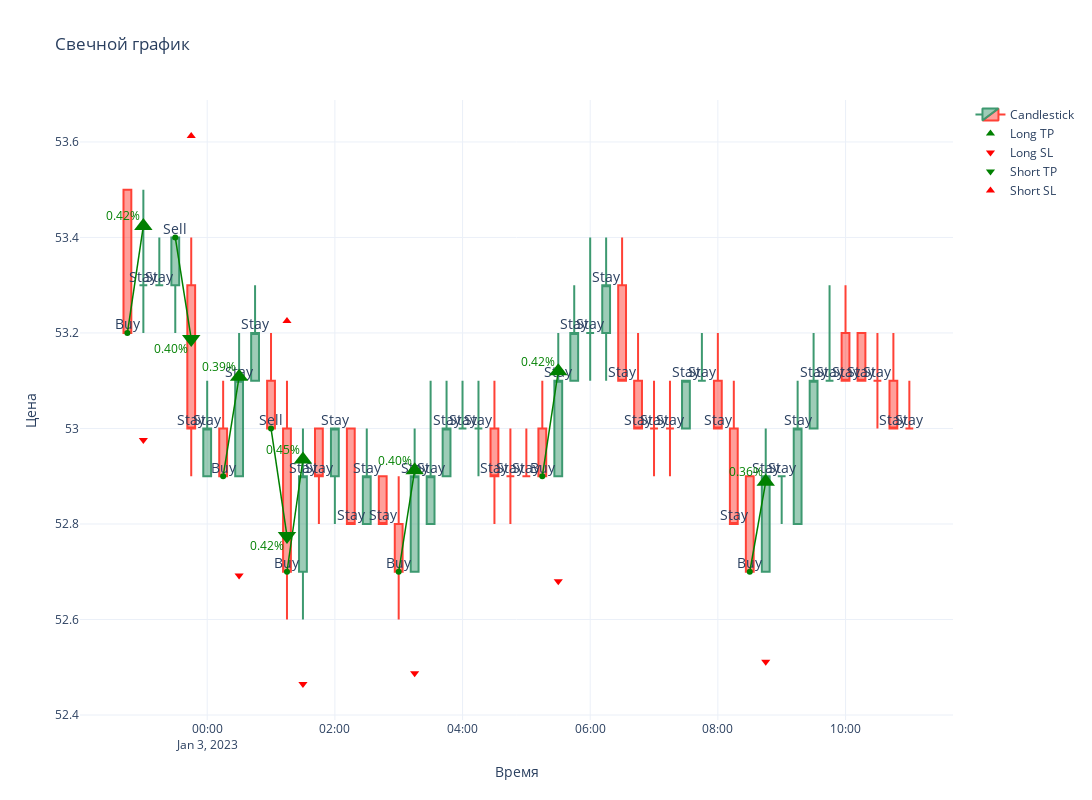

Source (notebook cell):
### Code cell
show_example(df)

### Figure 1 — Plotly figure (JSON) as saved in the notebook; plotly's stock layout.template omitted (floating-point values rounded to 4 significant figures)
{"data": [{"close": [53.2, 53.3, 53.3, 53.4, 53, 53, 52.9, 53.1, 53.2, 53, 52.7, 52.9, 52.9, 53, 52.8, 52.9, 52.8, 52.7, 52.9, 52.9, 53, 53, 53, 52.9, 52.9, 52.9, 52.9, 53.1, 53.2, 53.2, 53.3, 53.1, 53, 53, 53, 53.1, 53.1, 53, 52.8, 52.7, 52.9, 52.9, 53, 53.1, 53.1, 53.1, 53.1, 53.1, 53, 53], "high": [53.5, 53.5, 53.4, 53.4, 53.4, 53.1, 53.1, 53.2, 53.3, 53.2, 53.1, 53, 53, 53, 53, 53, 52.9, 52.9, 53, 53.1, 53.1, 53.1, 53.1, 53.1, 53, 53, 53.1, 53.2, 53.3, 53.4, 53.4, 53.4, 53.2, 53.1, 53.1, 53.1, 53.2, 53.2, 53.1, 52.9, 53, 52.9, 53.1, 53.2, 53.3, 53.3, 53.2, 53.2, 53.2, 53.1], "low": [53.2, 53.2, 53.3, 53.2, 52.9, 52.9, 52.9, 52.9, 53.1, 53, 52.6, 52.6, 52.8, 52.8, 52.8, 52.8, 52.8, 52.6, 52.7, 52.8, 52.9, 53, 52.9, 52.8, 52.8, 52.9, 52.9, 52.9, 53.1, 53.1, 53.1, 53.1, 53, 52.9, 52.9, 53, 53.1, 53, 52.8, 52.7, 52.7, 52.8, 52.8, 53, 53.1, 53.1, 53.1, 53, 53, 53], "name": "Candlestick", "open": [53.5, 53.3, 53.3, 53.3, 53.3, 52.9, 53, 52.9, 53.1, 53.1, 53, 52.7, 53, 52.9, 53, 52.8, 52.9, 52.8, 52.7, 52.8, 52.9, 53, 53, 53, 52.9, 52.9, 53, 52.9, 53.1, 53.2, 53.2, 53.3, 53.1, 53, 53, 53, 53.1, 53.1, 53, 52.9, 52.7, 52.9, 52.8, 53, 53.1, 53.2, 53.2, 53.1, 53.1, 53], "type": "candlestick", "x": ["2023-01-02T22:45:00", "2023-01-02T23:00:00", "2023-01-02T23:15:00", "2023-01-02T23:30:00", "2023-01-02T23:45:00", "2023-01-03T00:00:00", "2023-01-03T00:15:00", "2023-01-03T00:30:00", "2023-01-03T00:45:00", "2023-01-03T01:00:00", "2023-01-03T01:15:00", "2023-01-03T01:30:00", "2023-01-03T01:45:00", "2023-01-03T02:00:00", "2023-01-03T02:15:00", "2023-01-03T02:30:00", "2023-01-03T02:45:00", "2023-01-03T03:00:00", "2023-01-03T03:15:00", "2023-01-03T03:30:00", "2023-01-03T03:45:00", "2023-01-03T04:00:00", "2023-01-03T04:15:00", "2023-01-03T04:30:00", "2023-01-03T04:45:00", "2023-01-03T05:00:00", "2023-01-03T05:15:00", "2023-01-03T05:30:00", "2023-01-03T05:45:00", "2023-01-03T06:00:00", "2023-01-03T06:15:00", "2023-01-03T06:30:00", "2023-01-03T06:45:00", "2023-01-03T07:00:00", "2023-01-03T07:15:00", "2023-01-03T07:30:00", "2023-01-03T07:45:00", "2023-01-03T08:00:00", "2023-01-03T08:15:00", "2023-01-03T08:30:00", "2023-01-03T08:45:00", "2023-01-03T09:00:00", "2023-01-03T09:15:00", "2023-01-03T09:30:00", "2023-01-03T09:45:00", "2023-01-03T10:00:00", "2023-01-03T10:15:00", "2023-01-03T10:30:00", "2023-01-03T10:45:00", "2023-01-03T11:00:00"]}, {"marker": {"color": "green", "size": 8, "symbol": "triangle-up"}, "mode": "markers+text", "name": "Long TP", "textposition": "top center", "type": "scatter", "x": ["2023-01-02T23:00:00", "2023-01-03T00:30:00", "2023-01-03T01:30:00", "2023-01-03T03:15:00", "2023-01-03T05:30:00", "2023-01-03T08:45:00"], "y": [53.42, 53.11, 52.94, 52.91, 53.12, 52.89]}, {"marker": {"color": "red", "size": 8, "symbol": "triangle-down"}, "mode": "markers+text", "name": "Long SL", "textposition": "bottom center", "type": "scatter", "x": ["2023-01-02T23:00:00", "2023-01-03T00:30:00", "2023-01-03T01:30:00", "2023-01-03T03:15:00", "2023-01-03T05:30:00", "2023-01-03T08:45:00"], "y": [52.98, 52.69, 52.46, 52.49, 52.68, 52.51]}, {"marker": {"color": "green", "size": 8, "symbol": "triangle-down"}, "mode": "markers+text", "name": "Short TP", "textposition": "bottom center", "type": "scatter", "x": ["2023-01-02T23:45:00", "2023-01-03T01:15:00"], "y": [53.19, 52.77]}, {"marker": {"color": "red", "size": 8, "symbol": "triangle-up"}, "mode": "markers+text", "name": "Short SL", "textposition": "top center", "type": "scatter", "x": ["2023-01-02T23:45:00", "2023-01-03T01:15:00"], "y": [53.61, 53.23]}, {"mode": "text", "showlegend": false, "text": "Buy", "textfont": {"size": 14}, "textposition": "top center", "type": "scatter", "x": ["2023-01-02T22:45:00"], "y": [53.2]}, {"mode": "text", "showlegend": false, "text": "Stay", "textfont": {"size": 14}, "textposition": "top center", "type": "scatter", "x": ["2023-01-02T23:00:00"], "y": [53.3]}, {"mode": "text", "showlegend": false, "text": "Stay", "textfont": {"size": 14}, "textposition": "top center", "type": "scatter", "x": ["2023-01-02T23:15:00"], "y": [53.3]}, {"mode": "text", "showlegend": false, "text": "Sell", "textfont": {"size": 14}, "textposition": "top center", "type": "scatter", "x": ["2023-01-02T23:30:00"], "y": [53.4]}, {"mode": "text", "showlegend": false, "text": "Stay", "textfont": {"size": 14}, "textposition": "top center", "type": "scatter", "x": ["2023-01-02T23:45:00"], "y": [53]}, {"mode": "text", "showlegend": false, "text": "Stay", "textfont": {"size": 14}, "textposition": "top center", "type": "scatter", "x": ["2023-01-03T00:00:00"], "y": [53]}, {"mode": "text", "showlegend": false, "text": "Buy", "textfont": {"size": 14}, "textposition": "top center", "type": "scatter", "x": ["2023-01-03T00:15:00"], "y": [52.9]}, {"mode": "text", "showlegend": false, "text": "Stay", "textfont": {"size": 14}, "textposition": "top center", "type": "scatter", "x": ["2023-01-03T00:30:00"], "y": [53.1]}, {"mode": "text", "showlegend": false, "text": "Stay", "textfont": {"size": 14}, "textposition": "top center", "type": "scatter", "x": ["2023-01-03T00:45:00"], "y": [53.2]}, {"mode": "text", "showlegend": false, "text": "Sell", "textfont": {"size": 14}, "textposition": "top center", "type": "scatter", "x": ["2023-01-03T01:00:00"], "y": [53]}, {"mode": "text", "showlegend": false, "text": "Buy", "textfont": {"size": 14}, "textposition": "top center", "type": "scatter", "x": ["2023-01-03T01:15:00"], "y": [52.7]}, {"mode": "text", "showlegend": false, "text": "Stay", "textfont": {"size": 14}, "textposition": "top center", "type": "scatter", "x": ["2023-01-03T01:30:00"], "y": [52.9]}, {"mode": "text", "showlegend": false, "text": "Stay", "textfont": {"size": 14}, "textposition": "top center", "type": "scatter", "x": ["2023-01-03T01:45:00"], "y": [52.9]}, {"mode": "text", "showlegend": false, "text": "Stay", "textfont": {"size": 14}, "textposition": "top center", "type": "scatter", "x": ["2023-01-03T02:00:00"], "y": [53]}, {"mode": "text", "showlegend": false, "text": "Stay", "textfont": {"size": 14}, "textposition": "top center", "type": "scatter", "x": ["2023-01-03T02:15:00"], "y": [52.8]}, {"mode": "text", "showlegend": false, "text": "Stay", "textfont": {"size": 14}, "textposition": "top center", "type": "scatter", "x": ["2023-01-03T02:30:00"], "y": [52.9]}, {"mode": "text", "showlegend": false, "text": "Stay", "textfont": {"size": 14}, "textposition": "top center", "type": "scatter", "x": ["2023-01-03T02:45:00"], "y": [52.8]}, {"mode": "text", "showlegend": false, "text": "Buy", "textfont": {"size": 14}, "textposition": "top center", "type": "scatter", "x": ["2023-01-03T03:00:00"], "y": [52.7]}, {"mode": "text", "showlegend": false, "text": "Stay", "textfont": {"size": 14}, "textposition": "top center", "type": "scatter", "x": ["2023-01-03T03:15:00"], "y": [52.9]}, {"mode": "text", "showlegend": false, "text": "Stay", "textfont": {"size": 14}, "textposition": "top center", "type": "scatter", "x": ["2023-01-03T03:30:00"], "y": [52.9]}, {"mode": "text", "showlegend": false, "text": "Stay", "textfont": {"size": 14}, "textposition": "top center", "type": "scatter", "x": ["2023-01-03T03:45:00"], "y": [53]}, {"mode": "text", "showlegend": false, "text": "Stay", "textfont": {"size": 14}, "textposition": "top center", "type": "scatter", "x": ["2023-01-03T04:00:00"], "y": [53]}, {"mode": "text", "showlegend": false, "text": "Stay", "textfont": {"size": 14}, "textposition": "top center", "type": "scatter", "x": ["2023-01-03T04:15:00"], "y": [53]}, {"mode": "text", "showlegend": false, "text": "Stay", "textfont": {"size": 14}, "textposition": "top center", "type": "scatter", "x": ["2023-01-03T04:30:00"], "y": [52.9]}, {"mode": "text", "showlegend": false, "text": "Stay", "textfont": {"size": 14}, "textposition": "top center", "type": "scatter", "x": ["2023-01-03T04:45:00"], "y": [52.9]}, {"mode": "text", "showlegend": false, "text": "Stay", "textfont": {"size": 14}, "textposition": "top center", "type": "scatter", "x": ["2023-01-03T05:00:00"], "y": [52.9]}, {"mode": "text", "showlegend": false, "text": "Buy", "textfont": {"size": 14}, "textposition": "top center", "type": "scatter", "x": ["2023-01-03T05:15:00"], "y": [52.9]}, {"mode": "text", "showlegend": false, "text": "Stay", "textfont": {"size": 14}, "textposition": "top center", "type": "scatter", "x": ["2023-01-03T05:30:00"], "y": [53.1]}, {"mode": "text", "showlegend": false, "text": "Stay", "textfont": {"size": 14}, "textposition": "top center", "type": "scatter", "x": ["2023-01-03T05:45:00"], "y": [53.2]}, {"mode": "text", "showlegend": false, "text": "Stay", "textfont": {"size": 14}, "textposition": "top center", "type": "scatter", "x": ["2023-01-03T06:00:00"], "y": [53.2]}, {"mode": "text", "showlegend": false, "text": "Stay", "textfont": {"size": 14}, "textposition": "top center", "type": "scatter", "x": ["2023-01-03T06:15:00"], "y": [53.3]}, {"mode": "text", "showlegend": false, "text": "Stay", "textfont": {"size": 14}, "textposition": "top center", "type": "scatter", "x": ["2023-01-03T06:30:00"], "y": [53.1]}, {"mode": "text", "showlegend": false, "text": "Stay", "textfont": {"size": 14}, "textposition": "top center", "type": "scatter", "x": ["2023-01-03T06:45:00"], "y": [53]}, {"mode": "text", "showlegend": false, "text": "Stay", "textfont": {"size": 14}, "textposition": "top center", "type": "scatter", "x": ["2023-01-03T07:00:00"], "y": [53]}, {"mode": "text", "showlegend": false, "text": "Stay", "textfont": {"size": 14}, "textposition": "top center", "type": "scatter", "x": ["2023-01-03T07:15:00"], "y": [53]}, {"mode": "text", "showlegend": false, "text": "Stay", "textfont": {"size": 14}, "textposition": "top center", "type": "scatter", "x": ["2023-01-03T07:30:00"], "y": [53.1]}, {"mode": "text", "showlegend": false, "text": "Stay", "textfont": {"size": 14}, "textposition": "top center", "type": "scatter", "x": ["2023-01-03T07:45:00"], "y": [53.1]}, {"mode": "text", "showlegend": false, "text": "Stay", "textfont": {"size": 14}, "textposition": "top center", "type": "scatter", "x": ["2023-01-03T08:00:00"], "y": [53]}, {"mode": "text", "showlegend": false, "text": "Stay", "textfont": {"size": 14}, "textposition": "top center", "type": "scatter", "x": ["2023-01-03T08:15:00"], "y": [52.8]}, {"mode": "text", "showlegend": false, "text": "Buy", "textfont": {"size": 14}, "textposition": "top center", "type": "scatter", "x": ["2023-01-03T08:30:00"], "y": [52.7]}, {"mode": "text", "showlegend": false, "text": "Stay", "textfont": {"size": 14}, "textposition": "top center", "type": "scatter", "x": ["2023-01-03T08:45:00"], "y": [52.9]}, {"mode": "text", "showlegend": false, "text": "Stay", "textfont": {"size": 14}, "textposition": "top center", "type": "scatter", "x": ["2023-01-03T09:00:00"], "y": [52.9]}, {"mode": "text", "showlegend": false, "text": "Stay", "textfont": {"size": 14}, "textposition": "top center", "type": "scatter", "x": ["2023-01-03T09:15:00"], "y": [53]}, {"mode": "text", "showlegend": false, "text": "Stay", "textfont": {"size": 14}, "textposition": "top center", "type": "scatter", "x": ["2023-01-03T09:30:00"], "y": [53.1]}, {"mode": "text", "showlegend": false, "text": "Stay", "textfont": {"size": 14}, "textposition": "top center", "type": "scatter", "x": ["2023-01-03T09:45:00"], "y": [53.1]}, {"mode": "text", "showlegend": false, "text": "Stay", "textfont": {"size": 14}, "textposition": "top center", "type": "scatter", "x": ["2023-01-03T10:00:00"], "y": [53.1]}, {"mode": "text", "showlegend": false, "text": "Stay", "textfont": {"size": 14}, "textposition": "top center", "type": "scatter", "x": ["2023-01-03T10:15:00"], "y": [53.1]}, {"mode": "text", "showlegend": false, "text": "Stay", "textfont": {"size": 14}, "textposition": "top center", "type": "scatter", "x": ["2023-01-03T10:30:00"], "y": [53.1]}, {"mode": "text", "showlegend": false, "text": "Stay", "textfont": {"size": 14}, "textposition": "top center", "type": "scatter", "x": ["2023-01-03T10:45:00"], "y": [53]}, {"mode": "text", "showlegend": false, "text": "Stay", "textfont": {"size": 14}, "textposition": "top center", "type": "scatter", "x": ["2023-01-03T11:00:00"], "y": [53]}, {"line": {"color": "green", "width": 1.5}, "marker": {"size": 6}, "mode": "lines+markers", "showlegend": false, "type": "scatter", "x": ["2023-01-02T22:45:00", "2023-01-02T23:00:00"], "y": [53.2, 53.42]}, {"marker": {"color": "green", "size": 16, "symbol": "triangle-up"}, "mode": "markers", "showlegend": false, "type": "scatter", "x": ["2023-01-02T23:00:00"], "y": [53.42]}, {"line": {"color": "green", "width": 1.5}, "marker": {"size": 6}, "mode": "lines+markers", "showlegend": false, "type": "scatter", "x": ["2023-01-02T23:30:00", "2023-01-02T23:45:00"], "y": [53.4, 53.19]}, {"marker": {"color": "green", "size": 16, "symbol": "triangle-down"}, "mode": "markers", "showlegend": false, "type": "scatter", "x": ["2023-01-02T23:45:00"], "y": [53.19]}, {"line": {"color": "green", "width": 1.5}, "marker": {"size": 6}, "mode": "lines+markers", "showlegend": false, "type": "scatter", "x": ["2023-01-03T00:15:00", "2023-01-03T00:30:00"], "y": [52.9, 53.11]}, {"marker": {"color": "green", "size": 16, "symbol": "triangle-up"}, "mode": "markers", "showlegend": false, "type": "scatter", "x": ["2023-01-03T00:30:00"], "y": [53.11]}, {"line": {"color": "green", "width": 1.5}, "marker": {"size": 6}, "mode": "lines+markers", "showlegend": false, "type": "scatter", "x": ["2023-01-03T01:00:00", "2023-01-03T01:15:00"], "y": [53, 52.77]}, {"marker": {"color": "green", "size": 16, "symbol": "triangle-down"}, "mode": "markers", "showlegend": false, "type": "scatter", "x": ["2023-01-03T01:15:00"], "y": [52.77]}, {"line": {"color": "green", "width": 1.5}, "marker": {"size": 6}, "mode": "lines+markers", "showlegend": false, "type": "scatter", "x": ["2023-01-03T01:15:00", "2023-01-03T01:30:00"], "y": [52.7, 52.94]}, {"marker": {"color": "green", "size": 16, "symbol": "triangle-up"}, "mode": "markers", "showlegend": false, "type": "scatter", "x": ["2023-01-03T01:30:00"], "y": [52.94]}, {"line": {"color": "green", "width": 1.5}, "marker": {"size": 6}, "mode": "lines+markers", "showlegend": false, "type": "scatter", "x": ["2023-01-03T03:00:00", "2023-01-03T03:15:00"], "y": [52.7, 52.91]}, {"marker": {"color": "green", "size": 16, "symbol": "triangle-up"}, "mode": "markers", "showlegend": false, "type": "scatter", "x": ["2023-01-03T03:15:00"], "y": [52.91]}, {"line": {"color": "green", "width": 1.5}, "marker": {"size": 6}, "mode": "lines+markers", "showlegend": false, "type": "scatter", "x": ["2023-01-03T05:15:00", "2023-01-03T05:30:00"], "y": [52.9, 53.12]}, {"marker": {"color": "green", "size": 16, "symbol": "triangle-up"}, "mode": "markers", "showlegend": false, "type": "scatter", "x": ["2023-01-03T05:30:00"], "y": [53.12]}, {"line": {"color": "green", "width": 1.5}, "marker": {"size": 6}, "mode": "lines+markers", "showlegend": false, "type": "scatter", "x": ["2023-01-03T08:30:00", "2023-01-03T08:45:00"], "y": [52.7, 52.89]}, {"marker": {"color": "green", "size": 16, "symbol": "triangle-up"}, "mode": "markers", "showlegend": false, "type": "scatter", "x": ["2023-01-03T08:45:00"], "y": [52.89]}], "layout": {"annotations": [{"font": {"color": "green", "size": 12}, "showarrow": false, "text": "0.42%", "x": "2023-01-02T23:00:00", "xshift": -20, "y": 53.42, "yshift": 10}, {"font": {"color": "green", "size": 12}, "showarrow": false, "text": "0.40%", "x": "2023-01-02T23:45:00", "xshift": -20, "y": 53.19, "yshift": -10}, {"font": {"color": "green", "size": 12}, "showarrow": false, "text": "0.39%", "x": "2023-01-03T00:30:00", "xshift": -20, "y": 53.11, "yshift": 10}, {"font": {"color": "green", "size": 12}, "showarrow": false, "text": "0.42%", "x": "2023-01-03T01:15:00", "xshift": -20, "y": 52.77, "yshift": -10}, {"font": {"color": "green", "size": 12}, "showarrow": false, "text": "0.45%", "x": "2023-01-03T01:30:00", "xshift": -20, "y": 52.94, "yshift": 10}, {"font": {"color": "green", "size": 12}, "showarrow": false, "text": "0.40%", "x": "2023-01-03T03:15:00", "xshift": -20, "y": 52.91, "yshift": 10}, {"font": {"color": "green", "size": 12}, "showarrow": false, "text": "0.42%", "x": "2023-01-03T05:30:00", "xshift": -20, "y": 53.12, "yshift": 10}, {"font": {"color": "green", "size": 12}, "showarrow": false, "text": "0.36%", "x": "2023-01-03T08:45:00", "xshift": -20, "y": 52.89, "yshift": 10}], "height": 800, "title": {"text": "Свечной график"}, "width": 1500, "xaxis": {"rangeslider": {"visible": false}, "title": {"text": "Время"}}, "yaxis": {"title": {"text": "Цена"}}}}
